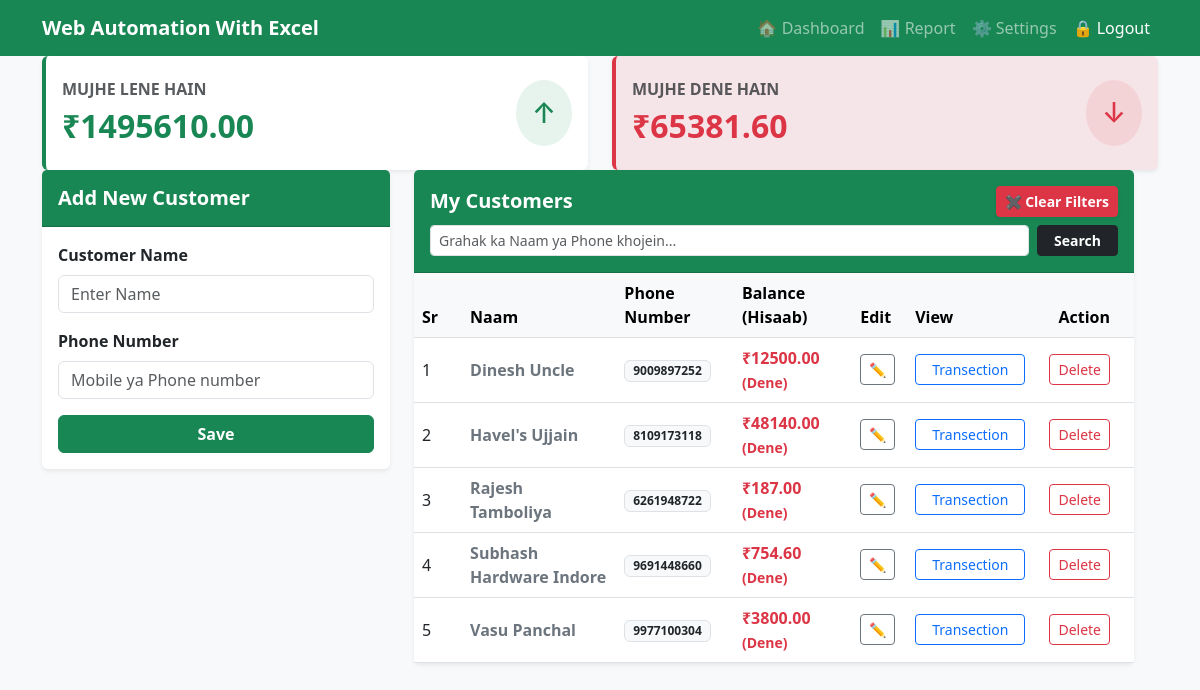
Screenshot of /?filter=dene (signed in) with the database file from the repository.
### khata/models.py (models this page shows, shortened)
class ShopProfile(models.Model):
    user = models.OneToOneField(User, on_delete=models.CASCADE)
    shop_name = models.CharField(max_length=150, default="Meri Dukaan")
    address = models.TextField(blank=True, null=True)
    phone = models.CharField(max_length=15, blank=True, null=True)

class Customer(models.Model):
    user = models.ForeignKey(User, on_delete=models.CASCADE)
    name = models.CharField(max_length=100)
    phone = models.CharField(max_length=15)
    created_at = models.DateTimeField(auto_now_add=True)

### khata/views.py (the view)
# urls.py: path('', views.dashboard, name='dashboard'),
@login_required
def dashboard(request):
    try:
        customers = Customer.objects.filter(user=request.user).order_by('name')
        search_query = request.GET.get('search', '').strip()
        filter_type = request.GET.get('filter', 'all')
        if search_query:
            customers = customers.filter(
                Q(name__icontains=search_query) | Q(phone__icontains=search_query)
            ).order_by('name')
        total_lene_hain = 0
        total_dene_hain = 0
        filtered_customers = []
        for customer in customers:
            transactions = Transaction.objects.filter(customer=customer)
            given = sum(t.amount for t in transactions if t.trans_type == 'GIVEN')
            got = sum(t.amount for t in transactions if t.trans_type == 'GOT')
            net_balance = given - got
            if net_balance > 0:
                total_lene_hain += net_balance
            elif net_balance < 0:
                total_dene_hain += abs(net_balance)
            customer.balance = net_balance
            customer.abs_balance = abs(net_balance)
            if filter_type == 'lene' and net_balance <= 0:
                continue
            if filter_type == 'dene' and net_balance >= 0:
                continue
            customer.b64_id = base64.b64encode(str(customer.id).encode('utf-8')).decode('utf-8')
            filtered_customers.append(customer)
        context = {
            'customers': filtered_customers,
            'total_lene_hain': total_lene_hain,
            'total_dene_hain': total_dene_hain,
            'current_filter': filter_type,
            'search_query': search_query, # Template me search text wapas dikhane ke liye
        }
        return render(request, 'khata/dashboard.html', context)
    except Exception as e:
        messages.error(request, f"Dashboard load karne me error aayi: {str(e)}")
        return render(request, 'khata/error.html')

### khata/templates/khata/dashboard.html (shortened to what this page needs)
{% extends 'khata/base.html' %}
{% block content %}
<div class="row mb-4">
    <a href="?filter=lene" class="text-decoration-none col-md-6 mb-3 mb-md-0">
        <div
            class="card shadow-sm border-0 border-start border-success border-4 h-100 {% if current_filter == 'lene' %}bg-success bg-opacity-10{% endif %}">
            <div class="card-body py-4 d-flex justify-content-between align-items-center">
                <div>
                    <h6 class="text-muted fw-bold text-uppercase mb-2">Mujhe Lene Hain</h6>
                    <h2 class="mb-0 text-success fw-bold">₹{{ total_lene_hain|stringformat:".2f" }}</h2>
                </div>
                <div class="bg-success bg-opacity-10 p-3 rounded-circle">
                    <h3 class="mb-0 text-success">↑</h3>
                </div>
            </div>
        </div>
    </a>
    <a href="?filter=dene" class="text-decoration-none col-md-6">
        <div
            class="card shadow-sm border-0 border-start border-danger border-4 h-100 {% if current_filter == 'dene' %}bg-danger bg-opacity-10{% endif %}">
            <div class="card-body py-4 d-flex justify-content-between align-items-center">
                <div>
                    <h6 class="text-muted fw-bold text-uppercase mb-2">Mujhe Dene Hain</h6>
                    <h2 class="mb-0 text-danger fw-bold">₹{{ total_dene_hain|stringformat:".2f" }}</h2>
                </div>
                <div class="bg-danger bg-opacity-10 p-3 rounded-circle">
                    <h3 class="mb-0 text-danger">↓</h3>
                </div>
            </div>
        </div>
    </a>
<div class="row">
    <div class="col-md-4 mb-4">
        <div class="card shadow-sm border-0">
            <div class="card-header bg-success text-white py-3">
                <h5 class="card-title mb-0 fw-bold">Add New Customer</h5>
            </div>
            <div class="card-body">
                <form action="{% url 'add_customer' %}" method="POST">
                    <div class="mb-3">
                        <label class="form-label fw-semibold">Customer Name</label>
                        <input type="text" name="name" class="form-control" placeholder="Enter Name" required>
                    </div>
                    <div class="mb-3">
                        <label class="form-label fw-semibold">Phone Number</label>
                        <input type="text" name="phone" class="form-control" placeholder="Mobile ya Phone number"
                            required>
                    </div>
                    <button type="submit" class="btn btn-success w-100 fw-bold">Save</button>
                </form>
            </div>
        </div>
    </div>
    <div class="col-md-8">
        <div class="card shadow-sm border-0">
            <div class="card-header bg-success text-white py-3">
                <div class="d-flex justify-content-between align-items-center mb-2">
                    <h5 class="card-title mb-0 fw-bold">My Customers</h5>
                    {% if current_filter != 'all' or search_query %}
                    <a href="{% url 'dashboard' %}" class="btn btn-sm btn-danger fw-bold shadow-sm">✖ Clear Filters</a>
                    {% endif %}
                </div>
                <form method="GET" action="{% url 'dashboard' %}" class="d-flex mt-2">
                    <input type="text" name="search" class="form-control form-control-sm me-2"
                        placeholder="Grahak ka Naam ya Phone khojein..." value="{{ search_query }}">
                    <button type="submit" class="btn btn-sm btn-dark px-3 fw-bold">Search</button>
                </form>
            </div>
            <div class="card-body p-0">
                <div class="table-responsive">
                    <table class="table table-hover align-middle mb-0">
                        <thead class="table-light">
                            <tr>
                                <th>Sr</th>
                                <th class="ps-4">Naam</th>
                                <th>Phone Number</th>
                                <th>Balance (Hisaab)</th>
                                <th>Edit</th>
                                <th>View</th>
                                <th class="text-end pe-4">Action</th>
                            </tr>
                        </thead>
                        <tbody>
                            {% for customer in customers %}
                           <tr>
                                <td>{{forloop.counter}}</td>
                                <td class="ps-4 fw-semibold text-secondary">{{ customer.name }}</td>
                                <td><span class="badge bg-light text-dark border">{{ customer.phone }}</span></td>
                                <td class="fw-bold">
                                    {% if customer.balance > 0 %}
                                    <span class="text-success">₹{{ customer.balance|stringformat:".2f" }}
                                        <small>(Lene)</small></span>
                                    {% elif customer.balance < 0 %} <span class="text-danger">₹{{customer.abs_balance|stringformat:".2f" }} <small>(Dene)</small></span>
                                        {% else %}
                                        <span class="text-muted">₹0.00 <small>(Clear)</small></span>
                                        {% endif %}
                                </td>
                                <td>
                                    <a href="{% url 'edit_customer' customer.b64_id %}"
                                        class="btn btn-sm btn-outline-secondary me-1" title="Edit Customer">✏️</a>
                                </td>
                                <td><a href="{% url 'customer_detail' customer.id %}"
                                        class="btn btn-sm btn-outline-primary px-3 me-2">Transection</a></td>
                                <td class="text-end table-actions pe-4 text-nowrap">
                                    <form action="{% url 'delete_customer' customer.id %}" method="POST"
                                        class="d-inline delete-form">
                                        <button type="submit" class="btn btn-sm btn-outline-danger">Delete</button>
                                    </form>
                                </td>
                            </tr>
                            {% endfor %}
                        </tbody>
                    </table>
                </div>
            </div>
        </div>
    </div>
</div>
{% endblock %}

### khata/templates/khata/base.html (shortened to what this page needs)
<!DOCTYPE html>
<html lang="en">
<head>
    <link href="https://cdn.jsdelivr.net/npm/bootstrap@5.3.0/dist/css/bootstrap.min.css" rel="stylesheet">
</head>
<body class="bg-light">
    <nav class="navbar navbar-expand-lg navbar-dark bg-success text-light">
    <div class="container">
        <a class="navbar-brand fw-bold" href="{% url 'dashboard' %}">
            {{ request.user.shopprofile.shop_name|default:"OkCredit" }}
        </a>
        <div class="collapse navbar-collapse" id="navbarNav">
            <ul class="navbar-nav ms-auto">
                <li class="nav-item">
                    <a class="nav-link" href="{% url 'dashboard' %}">🏠 Dashboard</a>
                </li>
                <li class="nav-item">
                    <a class="nav-link" href="{% url 'report_page' %}">📊 Report</a>
                </li>
                <li class="nav-item">
                    <a class="nav-link" href="{% url 'shop_profile' %}">⚙️ Settings</a>
                </li>
                <li class="nav-item">
                    <form action="{% url 'logout' %}" method="POST" class="d-inline">
                        <button type="submit" class="nav-link btn btn-link text-white">🔒 Logout</button>
                    </form>
                </li>
            </ul>
        </div>
    </div>
</nav>
    <div class="container">
        {% block content %}
        {% endblock %}
    </div>
</body>
</html>
</body>
</html>

### rows the page displays
Customer: name "Dinesh Uncle", phone "9009897252", abs_balance "12500.00"
Customer: name "Havel's Ujjain", phone "8109173118", abs_balance "48140.00"
Customer: name "Rajesh Tamboliya", phone "6261948722", abs_balance "187.00"
Customer: name "Subhash Hardware Indore", phone "9691448660", abs_balance "754.60"
Customer: name "Vasu Panchal", phone "9977100304", abs_balance "3800.00"

### other values shown
{{ request.user.shopprofile.shop_name|default:"OkCredit" }} "Web Automation With Excel"
{{ total_lene_hain|stringformat:".2f" }} "1495610.00"
{{ total_dene_hain|stringformat:".2f" }} "65381.60"
